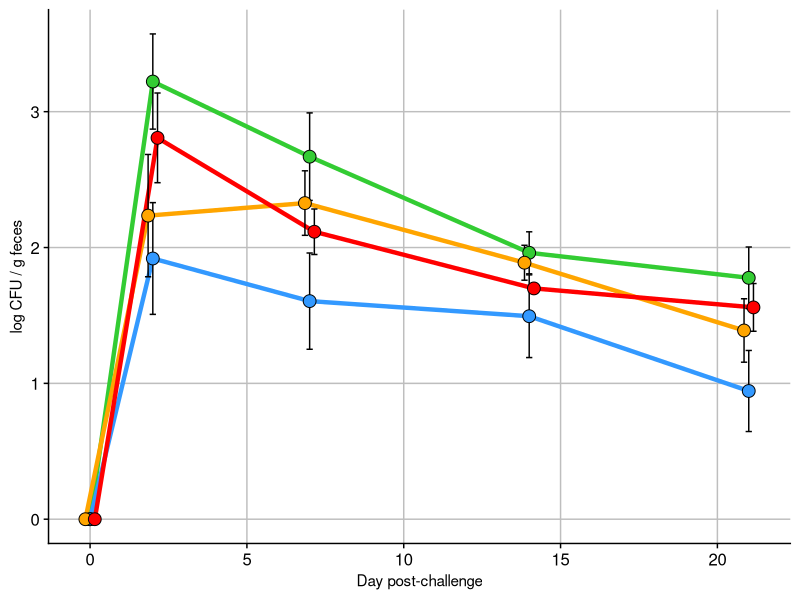

Recreate this plot in R. (Note: this script raises an error after producing the figure.)
require(pracma)
library(tidyverse)
library(Hmisc)
library(tidyverse)
library(cowplot)
theme_set(theme_cowplot())
# Read in data

sal_data <- read_csv('./data/FS12b_salmonella_data.csv')

# orders the treatment factors and makes a timepoint factor for plotting ease

sal_data$treatment <- factor(sal_data$treatment, levels = c('control', 'RPS', 'Acid', 'Zn+Cu', 'RCS', 'Bglu'))

sal_data$treatXtime <- factor(sal_data$treatXtime, levels = c('control_0', 'RPS_0', 'Acid_0', 'Zn+Cu_0', 'RCS_0', 'Bglu_0',
                                                              'control_2', 'RPS_2', 'Acid_2', 'Zn+Cu_2', 'RCS_2', 'Bglu_2',
                                                              'control_7', 'RPS_7', 'Acid_7', 'Zn+Cu_7', 'RCS_7', 'Bglu_7',
                                                              'control_14', 'RPS_14', 'Acid_14', 'Zn+Cu_14', 'RCS_14', 'Bglu_14',
                                                              'control_21', 'RPS_21', 'Acid_21', 'Zn+Cu_21', 'RCS_21', 'Bglu_21'))

sal_data$time_point_fact <- factor(sal_data$time_point)
# sal_data$time_point
#

sal_data <- sal_data %>% filter(!(treatment %in% c('Zn+Cu', 'Bglu')) & pignum != 101)




all_daily <- sal_data %>% filter(pignum != 101) %>% group_by(time_point, treatment) %>%
  summarise(mean_sal=mean(log_sal),
            sd_sal=sd(log_sal),
            num=n(),
            se_sal=sd_sal/sqrt(num))






### Figure 1A
F1A <- all_daily %>% 
  mutate(TPP=case_when(
    treatment == 'RPS'  ~    time_point, 
    treatment == 'Acid' ~    time_point - .15, 
    treatment == 'RCS'  ~    time_point + .15, 
    treatment == 'control' ~ time_point, 
    TRUE ~ 1000000000000000000)) %>% 
  filter(!(treatment %in% c('Zn+Cu', 'Bglu'))) %>%
  ggplot(aes(x=TPP, y=mean_sal, fill=treatment, group=treatment)) +
  # geom_jitter(aes(x=time_point, y=log_sal, color=treatment), data=filter(sal_data, !(treatment %in% c('Zn+Cu', 'Bglu'))& pignum !=101), alpha=.5) + 
  geom_line(aes(color=treatment), size=1.5)+
  geom_errorbar(aes(ymin=mean_sal-se_sal,ymax=mean_sal+se_sal), width=.2) +
  geom_point(shape=21, size=4) +
  scale_color_manual(values=c('#33CC33', '#3399FF', 'orange', 'red', 'grey', 'purple')) + 
  scale_fill_manual(values=c('#33CC33', '#3399FF', 'orange', 'red', 'grey', 'purple')) +
  ylab('log CFU / g feces') +
  xlab('Day post-challenge') +
  theme(legend.position = 'none', 
        axis.title = element_text(size = 11), 
        panel.grid.major = element_line(color='grey'))
  # ggtitle('Daily shedding, group summary statistics')


F1A
###


#############






#####
# use this #
# nest and do an anova at each timepoint
library(broom)
daily_tests <- sal_data %>% filter(time_point != 0) %>% group_by(time_point) %>% nest() %>% 
  mutate(AOV=map(.x = data, ~ aov(data=.x, log_sal ~ treatment)), 
         tid_AOV=map(AOV, tidy), 
         TUK=map(AOV, TukeyHSD), 
         tid_TUK=map(TUK, tidy))


daily_tests %>% select(time_point, tid_AOV) %>% unnest(cols = tid_AOV)



daily_tuks <- daily_tests %>%
  select(time_point, tid_TUK) %>% unnest(cols = tid_TUK) %>%
  filter(grepl('control', comparison)) %>% 
  mutate(tuk_pval=adj.p.value, 
         fdr_pval=p.adjust(adj.p.value, method = 'fdr'), 
         TPP=paste('Day', time_point), 
         TPP=factor(TPP, levels = c('Day 2', 'Day 7', 'Day 14', 'Day 21'))) %>% 
  select(-adj.p.value)

anno <- tibble(y=c(0,0,0,0), 
               TPP=factor(c('Day 2','Day 7','Day 14','Day 21'), levels = c('Day 2', 'Day 7', 'Day 14', 'Day 21')), 
               x=c(3.6,3.6,3.6,3.6), 
               labtext = c('ANOVA p=0.10', 
                           'ANOVA p=0.07',
                           'ANOVA p=0.26',
                           'ANOVA p=0.11'))

### FIG 1B
F1B <- daily_tuks %>%
  ggplot(aes(x=comparison, y=estimate, ymin=conf.low, ymax=conf.high, color=comparison)) +
  geom_hline(yintercept = 0, color='grey')+
  geom_pointrange(size=.5) + 
  geom_label(data=anno, aes(x=x,y=y,label=labtext), inherit.aes = FALSE)+
  geom_text(aes(label=round(tuk_pval, digits = 2), y=2))+
  coord_flip() + scale_x_discrete(expand = expand_scale(add = c(.5,1)))+
  facet_wrap(.~TPP, ncol = 4) + 
  ylim(-3,3) + scale_color_manual(values=c('red','orange','#3399FF')) +
  theme(panel.border = element_rect(colour = "black", fill=NA, size=1), 
        legend.position = 'none', 
        axis.title.y = element_blank(), 
        axis.title.x = element_text(size=11), 
        panel.grid.major.x = element_line(color = 'grey', size = .2))


F1B


# FIGURE 2A


sum_sal <- sal_data %>% group_by(pignum) %>%
  summarise(AULC=trapz(time_point, log_sal),
            sum=sum(log_sal), 
            maxshed=log_sal[which.max(log_sal)], 
            day_max=time_point[which.max(log_sal)], 
            pos_samples=sum(log_sal > 0), 
            treatment=unique(treatment))


# re orders sum_sal
sum_sal <- sum_sal[match(filter(sal_data, time_point==2)$pignum,sum_sal$pignum),]



sum_sal$treatment <- factor(sum_sal$treatment, levels = c('control', 'RPS', 'Acid', 'Zn+Cu', 'RCS', 'Bglu'))


F2A <- filter(sum_sal, pignum !=101) %>% 
  ggplot(aes(x=treatment, y=AULC, fill=treatment))+
  geom_boxplot(outlier.alpha = 0) +
  geom_jitter(aes(fill=treatment), shape=21, size=1.75, stroke=1, width = .13) +
  scale_fill_manual(values=c('#33CC33', '#3399FF', 'orange', 'red', 'grey', 'purple')) +
  # ggtitle('Cumulative Salmonella shedding (AULC)', subtitle = 'ANOVA P = 0.0123') +
  theme(legend.position = 'none', 
        panel.border = element_rect(colour = 'black', fill=NA), 
        axis.title.x = element_blank(), 
        panel.grid.major = element_line(color='grey'))


F2A


### USE THIS FOR AULC STAT TEST ###
aov_AULC <- aov(data=sum_sal, AULC~treatment)
summary(aov_AULC)

AULC_tuk <- TukeyHSD(aov_AULC) %>% tidy()

F2B <- AULC_tuk %>% filter(grepl('control', comparison)) %>% 
  mutate(comparison=factor(comparison, levels = c('RCS-control', 'Acid-control','RPS-control'))) %>%
  ggplot(aes(x=comparison, y=estimate, ymin=conf.low, ymax=conf.high,color=comparison)) +
  geom_hline(yintercept = 0, color='grey') +
  geom_pointrange(size=.75) +
  geom_text(aes(x=comparison,y=8,
                label=paste('P=', round(adj.p.value, 2))), 
            hjust=0) +
  ggtitle('ANOVA P = 0.012') + 
  ylim(-32,32)+
  # scale_y_continuous(expand = expand_scale(add = c(5,15)))+
  theme(panel.border = element_rect(color='black', fill=NA), 
        legend.position='none', 
        axis.title.y = element_blank(), 
        axis.text = element_text(size=10), 
        panel.grid.major.x = element_line(color='grey', size=.2))+
  coord_flip() +
  scale_color_manual(values=c('red','orange','#3399FF')) 
F2B







################################
# setwd("~/FS12")
# TISSUES


tis <- read.csv('./data/D21_tissues.csv')
tis$log_sal <- log10(tis$Salmonella)
tis$log_sal <- as.numeric(sub(-Inf, 0, tis$log_sal))
tis <- na.exclude(tis)

tis <- tis %>% filter(!treatment %in% c('Zn+Cu', 'Bglu'))

tis$treatment <- factor(tis$treatment, levels = c('control', 'RPS', 'Acid', 'Zn+Cu', 'RCS', 'Bglu'))


# pairwise.wilcox.test(tis$log_sal[tis$tissue == 'cecal_cont'], tis$treatment[tis$tissue == 'cecal_cont'], p.adjust.method = 'none')
# 
# pairwise.t.test(tis$log_sal[tis$tissue == 'cecal_cont'], tis$treatment[tis$tissue == 'cecal_cont'], p.adjust.method = 'none')
# pairwise.t.test(tis$log_sal[tis$tissue == 'Cecum'], tis$treatment[tis$tissue == 'Cecum'], p.adjust.method = 'none')




# tis %>% filter(tissue=='cecal_cont') %>%
#   ggplot(aes(x=treatment, y=log_sal, group=treatment, fill=treatment)) + geom_boxplot(outlier.alpha = 0)+ geom_jitter(shape=21,width = .1, size=2.25)+
#   scale_fill_manual(values=c('#33CC33', '#3399FF', 'orange', 'red', 'grey', 'purple')) + ggtitle('Cecal Contents')
# 

# tis %>% #filter(tissue=='cecal_cont') %>%
#   ggplot(aes(x=treatment, y=log_sal, group=treatment, fill=treatment)) +
#   geom_boxplot(outlier.alpha = 0) +
#   geom_jitter(shape=21,width = .2, size=2.25) +
#   facet_wrap(~tissue) +
#   scale_fill_manual(values=c('#33CC33', '#3399FF', 'orange', 'red', 'grey', 'purple')) +
#   ggtitle('Salmonella colonization at D21, tissues')
# 

# tables?

tissum <- tis %>% group_by(treatment, tissue) %>% 
  summarise(mean_lcfu=mean(log_sal),
            num_pos=sum(log_sal>0), 
            tot_obs=n())


tissum %>% filter(tissue=='cecal_cont')




#

tis_tests <- tis %>%  group_by(tissue) %>% nest() %>% 
  mutate(AOV=map(.x = data, ~ aov(data=.x, log_sal ~ treatment)), 
         tid_AOV=map(AOV, tidy), 
         TUK=map(AOV, TukeyHSD), 
         tid_TUK=map(TUK, tidy))


tis_tests %>% select(tissue, tid_AOV) %>% unnest(cols = tid_AOV)

tis_anno <- tibble(y=c(0,0,0,0,0), 
                   tissue=factor(c('cecal_cont','Cecum','ICLN','IPP', 'Tonsil'), levels = c('cecal_cont','Cecum','ICLN','IPP', 'Tonsil')), 
                   x=c(3.9,3.9,3.9,3.9,3.9), 
                   labtext = c('ANOVA p=0.02', 
                               'ANOVA p=0.05',
                               'ANOVA p=0.13',
                               'ANOVA p=0.54',
                               'ANOVA p=0.01'))


  
tissue_tuks <- tis_tests %>%
  select(tissue, tid_TUK) %>% unnest(cols = tid_TUK) %>%
  filter(grepl('control', comparison)) %>% 
  mutate(tuk_pval=adj.p.value, 
         fdr_pval=p.adjust(adj.p.value, method = 'fdr')) %>% 
  select(-adj.p.value)

tissue_tuks
  
#

all_tis <- tis %>% group_by(tissue, treatment) %>%
  summarise(mean_sal=mean(log_sal),
            sd_sal=sd(log_sal),
            num=n(),
            se_sal=sd_sal/sqrt(num))






### Figure 3A
F3A <- all_tis %>%
  ggplot(aes(x=treatment, y=mean_sal, fill=treatment, group=treatment)) +
  # geom_jitter(aes(x=time_point, y=log_sal, color=treatment), data=filter(sal_data, !(treatment %in% c('Zn+Cu', 'Bglu'))& pignum !=101), alpha=.5) + 
  geom_col(aes(fill=treatment), size=1.5)+
  geom_errorbar(aes(ymin=mean_sal-se_sal,ymax=mean_sal+se_sal), width=.2) +
  scale_color_manual(values=c('#33CC33', '#3399FF', 'orange', 'red', 'grey', 'purple')) + 
  scale_fill_manual(values=c('#33CC33', '#3399FF', 'orange', 'red', 'grey', 'purple')) +
  ylab('log CFU / g tissue') +
  theme(panel.border = element_rect(color = 'black', fill = NA), 
        axis.text.x = element_text(angle = -45, hjust = 0), 
        axis.title.x = element_blank(), 
        legend.position = 'none', 
        axis.title.y = element_text(size = 11), 
        panel.grid.major = element_line(color='grey', size=.25))+
  # ggtitle('tissue colonization') +
  facet_wrap(~tissue, ncol = 5)


F3A



#
# Figure 3B

F3B <- tissue_tuks %>%
  mutate(comparison = factor(comparison, levels=c('RCS-control', 'Acid-control','RPS-control'))) %>% 
  ggplot(aes(x=comparison, y=estimate, ymin=conf.low, ymax=conf.high, color=comparison)) +
  geom_hline(yintercept = 0, color='grey')+
  geom_pointrange(size=.5) + 
  geom_label(data=tis_anno, aes(x=x,y=y,label=labtext), inherit.aes = FALSE, size=3)+
  geom_text(aes(label=round(tuk_pval, digits = 2), y=2))+
  coord_flip() + scale_x_discrete(expand = expand_scale(add = c(1,1.5)))+
  facet_wrap(.~tissue, ncol = 5) +
  ylim(-3.5,3.5) + scale_color_manual(values=c('red','orange','#3399FF')) +
  theme(panel.border = element_rect(colour = "black", fill=NA, size=1), 
        axis.title.y=element_blank(), 
        legend.position = 'none', 
        panel.grid.major = element_line(color='grey', size=.25))


F3B

### COWPLOT ZONE ###

# Figure 1

# F1A
# F1B


fig_1 <- ggdraw()+
  draw_plot(F1A, 0,.45,1,.55)+
  draw_plot(F1B, 0,0,1,.45)+
  draw_plot_label(x=c(0,0), y=c(1,.45), label = c('A', 'B'))
fig_1


ggsave(fig_1,
       filename = './output/figs/figure1.jpeg',
       width = 180,
       height = 150,
       device = 'jpeg',
       dpi = 300,
       units = 'mm')


# Figure 2

# F2A
# F2B


fig_2 <- ggdraw()+
  draw_plot(F2A, 0,0,.6,1)+
  draw_plot(F2B, .6,0,.4,1)+
  draw_plot_label(x=c(0,.6), y=c(1,1), label = c('A', 'B'))
fig_2


ggsave(fig_2,
       filename = './output/figs/figure2.jpeg',
       width = 180,
       height = 85,
       device = 'jpeg',
       dpi = 300,
       units = 'mm')



# Figure 3

# F3A
# F3B


fig_3 <- ggdraw()+
  draw_plot(F3A, 0,.5,1,.5)+
  draw_plot(F3B, 0,0,1,.5)+
  draw_plot_label(x=c(0,0), y=c(1,.5), label = c('A', 'B'))
fig_3


ggsave(fig_3,
       filename = './output/figs/figure3.jpeg',
       width = 180,
       height = 150,
       device = 'jpeg',
       dpi = 300,
       units = 'mm')



###########

tis_RPS <- tis %>% filter(treatment =='RPS')
sum_sal_RPS <- sum_sal %>% filter(treatment == 'RPS')
tis_RPS$shed <- ifelse(tis_RPS$pignum %in% c(373,321,181,392,97), 'low', 'high')
sum_sal_RPS$shed <- ifelse(sum_sal_RPS$pignum %in% c(373,321,181,392,97), 'low', 'high')

tis_RPS %>% ggplot(aes(x=shed, y=log_sal, group=shed, fill=shed)) +
  geom_boxplot(outlier.alpha = 0) +
  geom_jitter(shape=21,width = .1, size=2.25) +
  facet_wrap(~tissue) +
  scale_fill_manual(values=c('#33CC33', '#3399FF', 'orange', 'red', 'grey', 'purple')) +
  ggtitle('Cecal Contents')

sum_sal_RPS %>% ggplot(aes(x=shed, y=AULC, group=shed, fill=shed)) +
  geom_boxplot(outlier.alpha = 0) +
  geom_jitter(shape=21,width = .1, size=2.25) +
  #facet_wrap(~tissue) +
  scale_fill_manual(values=c('#33CC33', '#3399FF', 'orange', 'red', 'grey', 'purple')) +
  ggtitle('AULC')



# 
# 
# ### NEED CECAL VFA DATA FOR THIS NEXT SECTION ###
# 
# vfas_for_cor <- read_csv('data/FS12b_vfas_for_cor.csv')
# 
# ### NEED TO REMOVE ONE TREATMENT BEFORE MERGE
# vfas_for_cor <- vfas_for_cor %>% select(-treatment)
# sal_for_cor <- merge(sal_for_cor, vfas_for_cor, by = 'pignum')
# rownames(sal_for_cor) <- sal_for_cor$pignum
# 
# 
# ##### fecal corrs #####
# fec_cor <- res.all %>% select(-treatment) %>% full_join(sum_sal, by = 'pignum')
# fec_cor <- fec_cor[-288,]
# 
# sum_sal
# 
# fec_cor %>% filter(time == 0) %>% ggplot(aes(x=butyrate, y=AULC)) + geom_point() + geom_smooth(method = 'lm')+ scale_color_manual(values=c('#33CC33', '#3399FF', 'orange', 'red', 'grey', 'purple'))
# fec_cor %>% filter(time == 0) %>% ggplot(aes(x=caproate, y=AULC)) + geom_point() + geom_smooth(method = 'lm')+ scale_color_manual(values=c('#33CC33', '#3399FF', 'orange', 'red', 'grey', 'purple'))
# fec_cor %>% filter(time == 0) %>% ggplot(aes(x=valerate, y=AULC)) + geom_point() + geom_smooth(method = 'lm')+ scale_color_manual(values=c('#33CC33', '#3399FF', 'orange', 'red', 'grey', 'purple'))
# 
# 
# fec_cor %>% ggplot(aes(x=valerate, y=AULC)) + geom_point() + geom_smooth(method = 'lm')+ scale_color_manual(values=c('#33CC33', '#3399FF', 'orange', 'red', 'grey', 'purple')) + facet_wrap(~time)
# fec_cor %>% ggplot(aes(x=caproate, y=AULC)) + geom_point() + geom_smooth(method = 'lm')+ scale_color_manual(values=c('#33CC33', '#3399FF', 'orange', 'red', 'grey', 'purple')) + facet_wrap(~time)
# 
# 
# 
# fec_cor %>% filter(time == 0) %>% ggplot(aes(x=valerate, y=AULC)) + geom_point() + geom_smooth(method = 'lm')+ scale_color_manual(values=c('#33CC33', '#3399FF', 'orange', 'red', 'grey', 'purple'))
# 
# 
# ### is this meta from the 16S stuff?
# meta %>% filter(experiment == 'X12b') %>% ggplot(aes(x=caproate, y=log_sal)) + geom_point() + geom_smooth(method = 'lm') + facet_wrap(~day)
# 
# meta_for_corr <- meta %>% mutate(day_fact=factor(day, levels = c('D0', 'D2', 'D7', 'D14', 'D21'))) %>% filter(experiment == 'X12b')
# 
# meta_for_corr %>% filter(tissue =='F' & day != 'D0') %>% ggplot(aes(x=caproate, y=log_sal)) + geom_point() + geom_smooth(method = 'lm') + facet_wrap(~day_fact)
# meta_for_corr %>% filter(tissue =='F' & day != 'D0') %>% ggplot(aes(x=valerate, y=log_sal)) + geom_point() + geom_smooth(method = 'lm') + facet_wrap(~day_fact)
# meta_for_corr %>% filter(tissue =='F' & day != 'D0') %>% ggplot(aes(x=butyrate, y=log_sal)) + geom_point() + geom_smooth(method = 'lm') + facet_wrap(~day_fact)
# 
# # meta_for_corr$treatment
# sal_vfa_cor <- meta_for_corr %>% select(pignum,day, tissue, treatment, log_sal, AULC, ends_with('ate')) %>%
#   filter(pignum!=101 & tissue != 'Q' & treatment %in% c('Control', 'RPS', 'Acid', 'RCS')) %>% na.omit()
# 
# sal_vfa_cor <- sal_vfa_cor %>% mutate(total=rowSums(.[grep("ate", names(.))]))
# 
# 
# globa_log_sal_VFA_corrs <- sal_vfa_cor %>% group_by(day, tissue) %>% 
#                                           summarise(ace_corP=cor.test(log_sal, acetate)$p.value, 
#                                                     pro_corP=cor.test(log_sal, propionate)$p.value, 
#                                                     but_corP=cor.test(log_sal, butyrate)$p.value, 
#                                                     val_corP=cor.test(log_sal, valerate)$p.value, 
#                                                     cap_corP=cor.test(log_sal, caproate)$p.value, 
#                                                     isob_corP=cor.test(log_sal, isobutyrate)$p.value, 
#                                                     isov_corP=cor.test(log_sal, isovalerate)$p.value, 
#                                                     tot_corP=cor.test(log_sal, total)$p.value)%>% na.omit() %>%
#   gather(-(day:tissue), key = 'vfa', value = 'pval') %>% filter(pval < 0.05)
# 
# 
# 
# globa_AULC_VFA_corrs <- sal_vfa_cor %>% group_by(day, tissue) %>% 
#   summarise(ace_corP=cor.test(AULC, acetate, method = 'spearman')$p.value, 
#             pro_corP=cor.test(AULC, propionate, method = 'spearman')$p.value, 
#             but_corP=cor.test(AULC, butyrate, method = 'spearman')$p.value, 
#             val_corP=cor.test(AULC, valerate, method = 'spearman')$p.value, 
#             cap_corP=cor.test(AULC, caproate, method = 'spearman')$p.value, 
#             isob_corP=cor.test(AULC, isobutyrate, method = 'spearman')$p.value, 
#             isov_corP=cor.test(AULC, isovalerate, method = 'spearman')$p.value, 
#             tot_corP=cor.test(AULC, total)$p.value, method = 'spearman')%>% na.omit() %>%
#   gather(-(day:tissue), key = 'vfa', value = 'pval') %>% filter(pval < 0.05)
# 
#  c('acetate', 'propionate', 'valerate', 'caproate', 'total')
#  
# globa_AULC_VFA_corrs %>% filter(day =='D0')
# globa_AULC_VFA_corrs %>% filter(day =='D2')
# 
# 
# treat_log_sal_VFA_corrs <- sal_vfa_cor %>% group_by(day, tissue, treatment) %>% 
#                                           summarise(ace_corP=cor.test(log_sal, acetate, method = 'spearman')$p.value, 
#                                                     pro_corP=cor.test(log_sal, propionate, method = 'spearman')$p.value, 
#                                                     but_corP=cor.test(log_sal, butyrate, method = 'spearman')$p.value, 
#                                                     val_corP=cor.test(log_sal, valerate, method = 'spearman')$p.value, 
#                                                     cap_corP=cor.test(log_sal, caproate, method = 'spearman')$p.value, 
#                                                     isob_corP=cor.test(log_sal, isobutyrate, method = 'spearman')$p.value, 
#                                                     isov_corP=cor.test(log_sal, isovalerate, method = 'spearman')$p.value, 
#                                                     tot_corP=cor.test(log_sal, total, method = 'spearman')$p.value) %>% na.omit() %>%
#   gather(-(day:treatment), key = 'vfa', value = 'pval') %>% filter(pval < 0.15)
# 
# 
# treat_AULC_VFA_corrs <- sal_vfa_cor %>% group_by(day, tissue, treatment) %>% 
#   summarise(ace_corP=cor.test(AULC, acetate, method = 'spearman')$p.value, 
#             pro_corP=cor.test(AULC, propionate, method = 'spearman')$p.value, 
#             but_corP=cor.test(AULC, butyrate, method = 'spearman')$p.value, 
#             val_corP=cor.test(AULC, valerate, method = 'spearman')$p.value, 
#             cap_corP=cor.test(AULC, caproate, method = 'spearman')$p.value, 
#             isob_corP=cor.test(AULC, isobutyrate, method = 'spearman')$p.value, 
#             isov_corP=cor.test(AULC, isovalerate, method = 'spearman')$p.value, 
#             tot_corP=cor.test(AULC, total, method = 'spearman')$p.value) %>% na.omit() %>%
#   gather(-(day:treatment), key = 'vfa', value = 'pval') %>% filter(pval < 0.15)
# 
# ##### schemezone #####
# globa_AULC_VFA_corrs %>% filter(pval < 0.05 & day == 'D0')
# treat_AULC_VFA_corrs %>% filter(pval < 0.15 & day == 'D0')
# 
# globa_AULC_VFA_corrs %>% filter(pval < 0.05 & day=='D21') %>% print(n=40)
# treat_AULC_VFA_corrs %>% filter(pval < 0.15 & day=='D21') %>% print(n=40)
# 
# treat_log_sal_VFA_corrs %>%filter(pval <0.1) %>%  print(n = 40)
# globa_log_sal_VFA_corrs
# 
# #### AULC CORRELATIONS PLOTS #####
# sal_vfa_cor %>% gather(-(pignum:AULC), key=VFA, value=mM) %>% filter(day == 'D0') %>% 
#   ggplot(aes(x=mM, y=AULC)) +
#   geom_smooth(color='black', method = 'lm', fill=NA) +geom_point(aes(color=treatment), alpha=.5)+
#   geom_smooth(aes(color=treatment), method = 'lm', fill=NA)+
#   facet_wrap(~VFA, scales = 'free') + ggtitle('D0 fecal VFAs correlate with final AULC')
# 
# sal_vfa_cor %>% gather(-(pignum:AULC), key=VFA, value=mM) %>% filter(day == 'D21' & tissue =='C') %>% 
#   ggplot(aes(x=mM, y=AULC)) +
#   geom_smooth(color='black', method = 'lm', fill=NA) +geom_point(aes(color=treatment), alpha=.5)+
#   geom_smooth(aes(color=treatment), method = 'lm', fill=NA)+
#   facet_wrap(~VFA, scales = 'free') + ggtitle('D21 cecal VFAs correlate with final AULC')
# 
# #### LOG SAL CORRELATIONS PLOTS #########
# sal_vfa_cor %>% gather(-(pignum:AULC), key=VFA, value=mM) %>% filter(day == 'D2') %>% 
#   ggplot(aes(x=mM, y=log_sal)) +
#   geom_smooth(color='black', method = 'lm', fill=NA) +
#   geom_smooth(aes(color=treatment), method = 'lm', fill=NA)+
#   facet_wrap(~VFA, scales = 'free') + ggtitle('D2 fecal VFAs correlate with log_sal')
# 
# sal_vfa_cor %>% gather(-(pignum:AULC), key=VFA, value=mM) %>% filter(day == 'D7') %>% 
#   ggplot(aes(x=mM, y=log_sal)) +
#   geom_smooth(color='black', method = 'lm', fill=NA) +
#   geom_smooth(aes(color=treatment), method = 'lm', fill=NA)+
#   facet_wrap(~VFA, scales = 'free') + ggtitle('D7 fecal VFAs correlate with log_sal')
# 
# sal_vfa_cor %>% gather(-(pignum:AULC), key=VFA, value=mM) %>% filter(day == 'D14') %>% 
#   ggplot(aes(x=mM, y=log_sal)) +
#   geom_smooth(color='black', method = 'lm', fill=NA) +
#   geom_smooth(aes(color=treatment), method = 'lm', fill=NA)+
#   facet_wrap(~VFA, scales = 'free') + ggtitle('D14 fecal VFAs correlate with log_sal')
# 
# sal_vfa_cor %>% gather(-(pignum:AULC), key=VFA, value=mM) %>% filter(day == 'D21' & tissue =='F') %>% 
#   ggplot(aes(x=mM, y=log_sal)) +
#   geom_smooth(color='black', method = 'lm', fill=NA) +
#   geom_smooth(aes(color=treatment), method = 'lm', fill=NA)+
#   facet_wrap(~VFA, scales = 'free') + ggtitle('D21 fecal VFAs correlate with log_sal')
# 
# sal_vfa_cor %>% gather(-(pignum:AULC), key=VFA, value=mM) %>% filter(day == 'D21' & tissue =='X') %>% 
#   ggplot(aes(x=mM, y=log_sal)) +
#   geom_smooth(color='black', method = 'lm', fill=NA) +
#   geom_smooth(aes(color=treatment), method = 'lm', fill=NA)+
#   facet_wrap(~VFA, scales = 'free') + ggtitle('D21 cecal VFAs correlate with cecal_tissue log_sal')
# 
# sal_vfa_cor %>% gather(-(pignum:AULC), key=VFA, value=mM) %>% filter(day == 'D21' & tissue =='C') %>% 
#   ggplot(aes(x=mM, y=log_sal)) +
#   geom_smooth(color='black', method = 'lm', fill=NA) +
#   geom_smooth(aes(color=treatment), method = 'lm', fill=NA)+
#   facet_wrap(~VFA, scales = 'free') + ggtitle('D21 cecal VFAs correlate with cecal log_sal')
# 
# 
# 
# ########
# treat_log_sal_VFA_corrs %>% na.omit()
# 
# ggplot(sal_for_cor, aes(x=butyrate, y=AULC)) +
#   geom_point(aes(color=treatment)) + geom_smooth(method = 'lm') + scale_color_manual(values=c('#33CC33', '#3399FF', 'orange', 'red', 'grey', 'purple')) +
#   ggtitle('Correlation between cecal butyrate concentration and total Salmonella shedding', subtitle = 'Spearman: -0.4, p=0.003')
# 
# 
# ggplot(sal_for_cor, aes(x=caproate, y=AULC)) +
#   geom_point(aes(color=treatment)) + geom_smooth(method = 'lm')+ scale_color_manual(values=c('#33CC33', '#3399FF', 'orange', 'red', 'grey', 'purple')) +
#   ggtitle('Correlation between cecal caproate concentration and total Salmonella shedding', subtitle = 'Spearman: -0.53, p=0.0005')
# ggplot(sal_for_cor, aes(x=valerate, y=AULC)) +
#   geom_point(aes(color=treatment)) + geom_smooth(method = 'lm')+ scale_color_manual(values=c('#33CC33', '#3399FF', 'orange', 'red', 'grey', 'purple')) +
#   ggtitle('Correlation between cecal valerate concentration and total Salmonella shedding', subtitle = 'Spearman: -0.38, p=0.0005')
# ggplot(sal_for_cor, aes(x=total, y=AULC)) +
#   geom_point(aes(color=treatment)) + geom_smooth(method = 'lm')+ scale_color_manual(values=c('#33CC33', '#3399FF', 'orange', 'red', 'grey', 'purple')) +
#   ggtitle('Correlation between cecal total SCFA concentration and total Salmonella shedding', subtitle = 'Spearman: -0.4, p=0.002')
# 
# ##### Shawn FSIS #######
# 
# ggplot(sal_for_cor, aes(x=butyrate, y=AULC)) +
#   geom_smooth(method = 'lm') + geom_point(aes(fill=treatment), shape = 21, size=2) + 
#   scale_fill_manual(values=c('#33CC33', '#3399FF', 'orange', 'red', 'grey', 'purple'))+
#   theme_bw(base_size = 16) + xlab('butyrate (mM)') + ggtitle('AULC vs Cecal butyrate (D21)')
# 
# ggplot(sal_for_cor, aes(x=total, y=AULC)) +
#   geom_smooth(method = 'lm') + geom_point(aes(fill=treatment), shape = 21, size=2) + 
#   scale_fill_manual(values=c('#33CC33', '#3399FF', 'orange', 'red', 'grey', 'purple'))+
#   theme_bw(base_size = 16) + xlab('Total SCFAs (mM)') + ggtitle('')
# 
# 
# 
# ggplot(sal_for_cor, aes(x=butyrate, y=AULC, color=treatment)) +
#   geom_smooth(method = 'lm', se = FALSE) + geom_point(aes(fill=treatment), shape = 21, size=2) + 
#   scale_fill_manual(values=c('#33CC33', '#3399FF', 'orange', 'red', 'grey', 'purple'))+
#   scale_color_manual(values=c('#33CC33', '#3399FF', 'orange', 'red', 'grey', 'purple'))+
#     theme(axis.text = element_text(size=16), 
#         axis.title = element_text(size=16), 
#         legend.text = element_text(size=16),
#         legend.title = element_text(size=16)) + ggtitle('') + xlab('butyrate (mM)')
# 
# ggplot(sal_for_cor, aes(x=valerate, y=AULC, color=treatment)) +
#   geom_smooth(method = 'lm', se = FALSE) + geom_point(aes(fill=treatment), shape = 21, size=2) + 
#   scale_fill_manual(values=c('#33CC33', '#3399FF', 'orange', 'red', 'grey', 'purple'))+
#   scale_color_manual(values=c('#33CC33', '#3399FF', 'orange', 'red', 'grey', 'purple'))+
#   theme(axis.text = element_text(size=16), 
#         axis.title = element_text(size=16), 
#         legend.text = element_text(size=16),
#         legend.title = element_text(size=16)) + ggtitle('') + xlab('valerate (mM)')
# 
# ggplot(sal_for_cor, aes(x=caproate, y=AULC, color=treatment)) +
#   geom_smooth(method = 'lm', se = FALSE) + geom_point(aes(fill=treatment), shape = 21, size=2) + 
#   scale_fill_manual(values=c('#33CC33', '#3399FF', 'orange', 'red', 'grey', 'purple'))+
#   scale_color_manual(values=c('#33CC33', '#3399FF', 'orange', 'red', 'grey', 'purple'))+
#   theme(axis.text = element_text(size=16), 
#         axis.title = element_text(size=16), 
#         legend.text = element_text(size=16),
#         legend.title = element_text(size=16)) + ggtitle('') + xlab('caproate (mM)')
# 
# ggplot(sal_for_cor, aes(x=total, y=AULC, color=treatment)) +
#   geom_smooth(method = 'lm', se = FALSE) + geom_point(aes(fill=treatment), shape = 21, size=2) + 
#   scale_fill_manual(values=c('#33CC33', '#3399FF', 'orange', 'red', 'grey', 'purple'))+
#   scale_color_manual(values=c('#33CC33', '#3399FF', 'orange', 'red', 'grey', 'purple'))+
#   theme(axis.text = element_text(size=16), 
#         axis.title = element_text(size=16), 
#         legend.text = element_text(size=16),
#         legend.title = element_text(size=16)) + ggtitle('') + xlab('total (mM)')
# 
# 
# ############ TESTESTESTEST #################
# 
# 
# 
# sal_for_cor %>% filter(treatment %in% c('control','RPS')) %>% ggplot(aes(x=butyrate, y=AULC)) +
#   geom_smooth(method = 'lm') + geom_point(aes(fill=treatment), shape = 21, size=2) + 
#   scale_fill_manual(values=c('red', '#3399FF', 'orange', 'red', 'grey', 'purple'))+
#   theme_bw()+ ggtitle('Correlation between AULC and cecal butyrate at D21') + xlab('butyrate (mM)') 
# 
# 
# sal_for_cor %>% filter(treatment == 'Bglu') %>% ggplot(aes(x=butyrate, y=AULC)) +
#   geom_smooth(method = 'lm') + geom_point(aes(fill=treatment), shape = 21, size=2) + 
#   scale_fill_manual(values=c('#33CC33', '#3399FF', 'orange', 'red', 'grey', 'purple'))+
#   theme(axis.text = element_text(size=16), 
#         axis.title = element_text(size=16), 
#         legend.text = element_text(size=16),
#         legend.title = element_text(size=16)) + ggtitle('') + xlab('butyrate (mM)')
# 
# 
# sal_for_cor %>% group_by(treatment) %>% summarise(butP = cor.test(AULC, butyrate)$p.value, 
#                                                   butT = cor.test(AULC, butyrate)$statistic,
#                                                   propP = cor.test(x=AULC, y=propionate)$p.value,
#                                                   propT = cor.test(x=AULC, y=propionate)$statistic,
#                                                   capP = cor.test(x=AULC, y=caproate)$p.value,
#                                                   capT = cor.test(x=AULC, y=caproate)$statistic,
#                                                   valP = cor.test(x=AULC, y=valerate)$p.value,
#                                                   valT = cor.test(x=AULC, y=valerate)$statistic,
#                                                   totP = cor.test(x=AULC, y=total)$p.value,
#                                                   totT = cor.test(x=AULC, y=total)$statistic,
#                                                   Pbutp = cor.test(x=AULC, y=P_butyrate)$p.value,
#                                                   PbutT = cor.test(x=AULC, y=P_butyrate)$statistic)
# 
# 
# 
# ggplot(sal_for_cor, aes(x=total, y=AULC)) +
#   geom_smooth(method = 'lm') + geom_point(aes(fill=treatment), shape = 21, size=2) + 
#   scale_fill_manual(values=c('#33CC33', '#3399FF', 'orange', 'red', 'grey', 'purple'))+
#   theme(axis.text = element_text(size=16), 
#         axis.title = element_text(size=16), 
#         legend.text = element_text(size=16),
#         legend.title = element_text(size=16)) + ggtitle('') + xlab('Total SCFAs (mM)')
# 
# # filter(sal_for_cor, treatment %in% c('control', 'RPS'))
# # filter(sal_for_cor, treatment =='control') %>% ggplot(aes(x=butyrate, y=AULC)) + geom_point() + geom_smooth(method = 'lm')
# # filter(sal_for_cor, treatment =='RPS') %>% ggplot(aes(x=butyrate, y=AULC)) + geom_point() + geom_smooth(method = 'lm')
# 
# 
# # filter(sal_for_cor, treatment =='control') %>% ggplot(aes(x=butyrate, y=AULC)) + geom_point() + geom_smooth(method = 'lm')
# # filter(sal_for_cor, treatment =='RPS') %>% ggplot(aes(x=butyrate, y=AULC)) + geom_point() + geom_smooth(method = 'lm')
# # 
# 
# 
# # filter(sal_for_cor, treatment =='control') %>% ggplot(aes(x=valerate, y=AULC)) + geom_point() + geom_smooth(method = 'lm')
# # filter(sal_for_cor, treatment =='RPS') %>% ggplot(aes(x=valerate, y=AULC)) + geom_point() + geom_smooth(method = 'lm')
# # 
# 
# # filter(sal_for_cor, treatment =='control') %>% ggplot(aes(x=caproate, y=AULC)) + geom_point() + geom_smooth(method = 'lm')
# # filter(sal_for_cor, treatment =='RPS') %>% ggplot(aes(x=caproate, y=AULC)) + geom_point() + geom_smooth(method = 'lm')
# 
# 
# cor.test(filter(sal_for_cor, treatment =='control')$AULC,
#          filter(sal_for_cor, treatment =='control')$butyrate)
# 
# cor.test(filter(sal_for_cor, treatment =='RPS')$AULC,
#          filter(sal_for_cor, treatment =='RPS')$butyrate)
# 
# 
# cor.test(filter(sal_for_cor, treatment =='control')$AULC,
#          filter(sal_for_cor, treatment =='control')$valerate)
# 
# cor.test(filter(sal_for_cor, treatment =='RPS')$AULC,
#          filter(sal_for_cor, treatment =='RPS')$valerate)
# 
# cor.test(filter(sal_for_cor, treatment =='control')$AULC,
#          filter(sal_for_cor, treatment =='control')$caproate)
# 
# cor.test(filter(sal_for_cor, treatment =='RPS')$AULC,
#          filter(sal_for_cor, treatment =='RPS')$caproate)
# 
# cor.test(filter(sal_for_cor, treatment =='control')$AULC,
#          filter(sal_for_cor, treatment =='control')$total)
# 
# cor.test(filter(sal_for_cor, treatment =='RPS')$AULC,
#          filter(sal_for_cor, treatment =='RPS')$total)
# 
# 
# 
# cor.test(filter(sal_for_cor, treatment%in%c('RPS', 'control'))$AULC,
#          filter(sal_for_cor, treatment%in%c('RPS', 'control'))$total)
# 
# 
# 
# cor.test(filter(sal_for_cor, treatment%in%c('RPS', 'control'))$AULC,
#          filter(sal_for_cor, treatment%in%c('RPS', 'control'))$butyrate)
# 
# 
# 
# cor.test(filter(sal_for_cor, treatment%in%c('RPS', 'control'))$AULC,
#          filter(sal_for_cor, treatment%in%c('RPS', 'control'))$valerate)
# 
# 
# 
# cor.test(filter(sal_for_cor, treatment%in%c('RPS', 'control'))$AULC,
#          filter(sal_for_cor, treatment%in%c('RPS', 'control'))$caproate)
# 
# 
